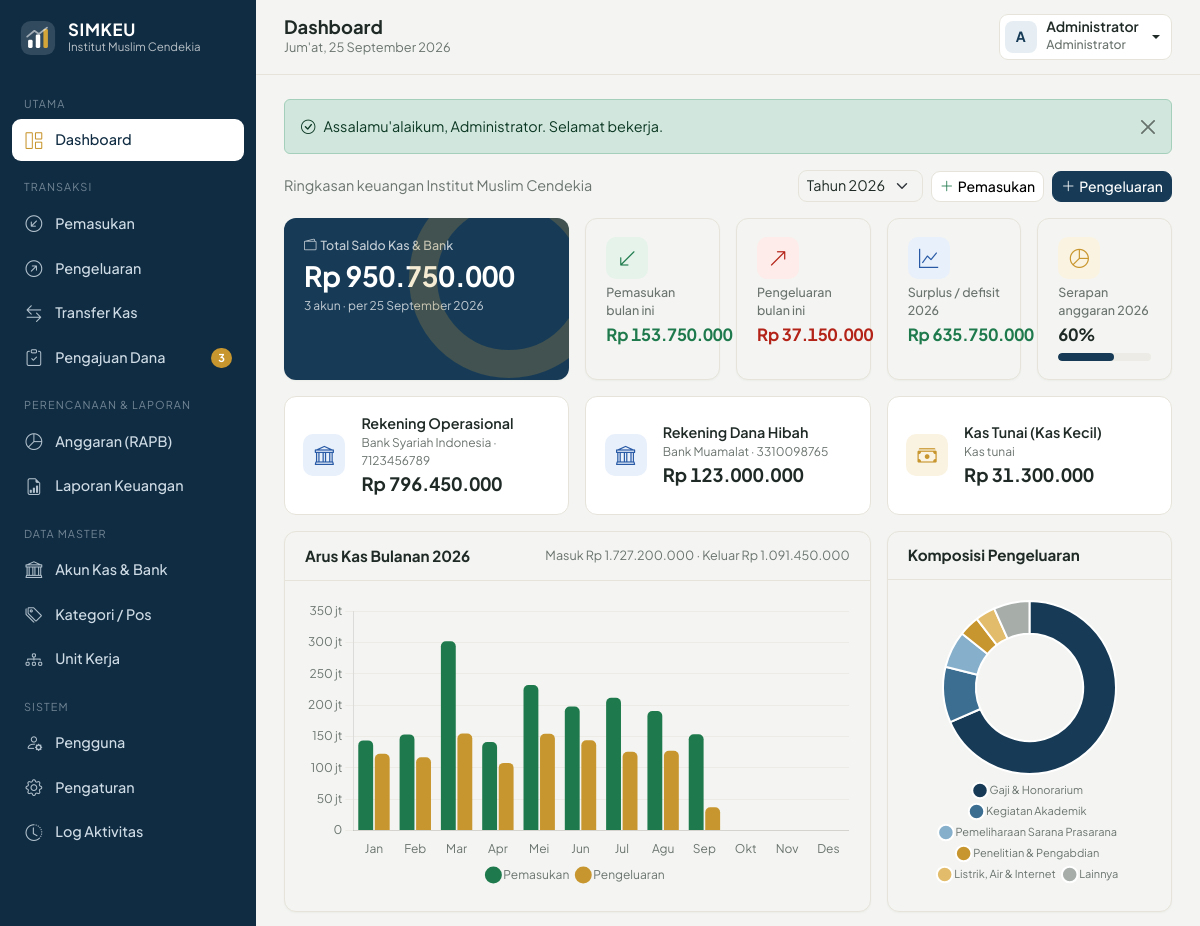
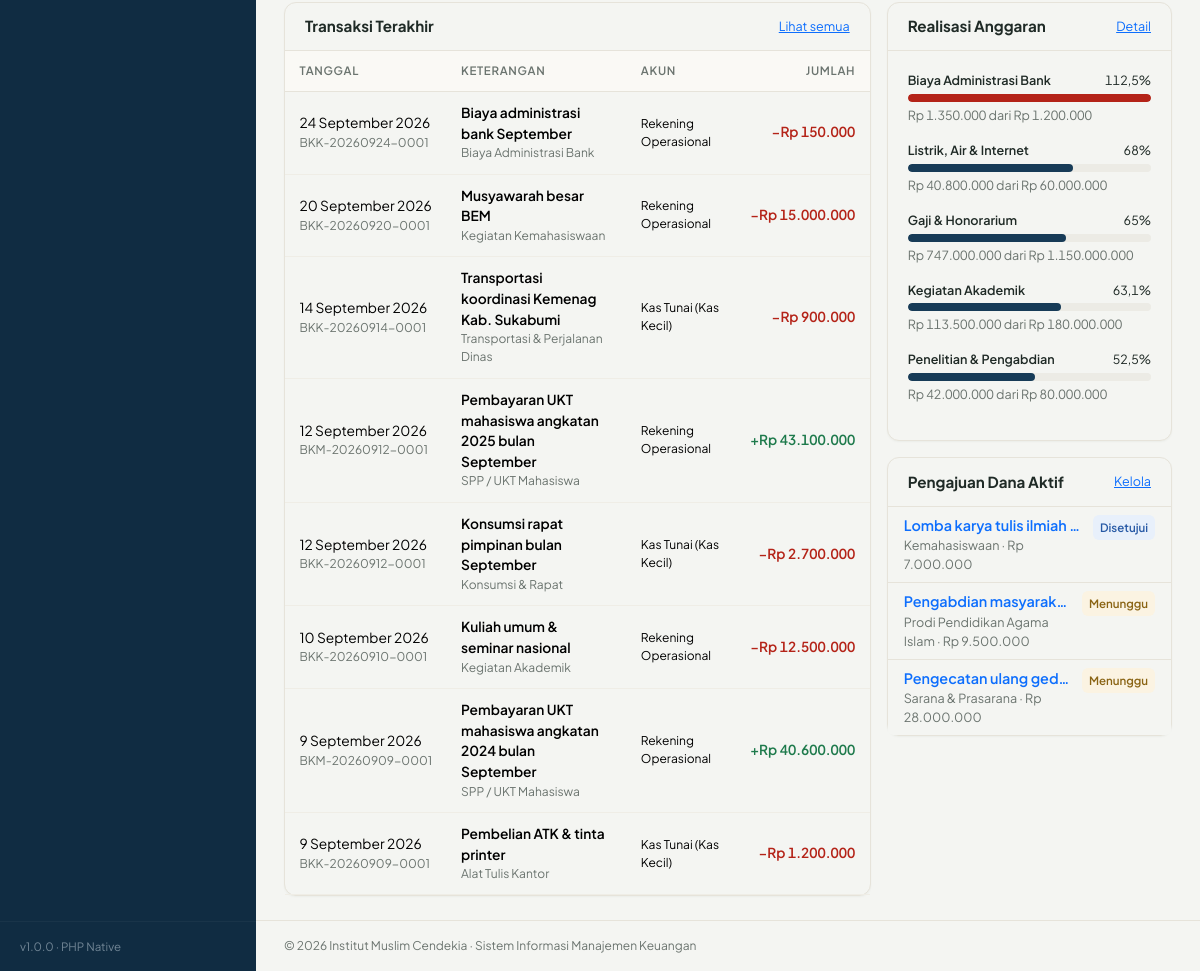
Page /index.php?page=dashboard (signed in) on the committed database (2 pictures, top to bottom).
### tables this page shows
CREATE TABLE akun_kas (
    id INT AUTO_INCREMENT PRIMARY KEY,
    kode VARCHAR(10) NOT NULL UNIQUE,
    nama VARCHAR(100) NOT NULL,
    jenis ENUM('kas','bank') NOT NULL DEFAULT 'kas',
    nama_bank VARCHAR(100) NULL,
    no_rekening VARCHAR(50) NULL,
    atas_nama VARCHAR(100) NULL,
    saldo_awal DECIMAL(15,2) NOT NULL DEFAULT 0,
    aktif TINYINT(1) NOT NULL DEFAULT 1
);

CREATE TABLE transaksi (
    id INT AUTO_INCREMENT PRIMARY KEY,
    no_transaksi VARCHAR(30) NOT NULL UNIQUE,
    tanggal DATE NOT NULL,
    tipe ENUM('masuk','keluar','transfer') NOT NULL,
    akun_id INT NOT NULL,
    akun_tujuan_id INT NULL,
    kategori_id INT NULL,
    unit_id INT NULL,
    jumlah DECIMAL(15,2) NOT NULL,
    pihak VARCHAR(150) NULL COMMENT 'Diterima dari / dibayarkan kepada',
    keterangan VARCHAR(255) NOT NULL,
    no_referensi VARCHAR(50) NULL,
    bukti VARCHAR(255) NULL,
    user_id INT NULL,
    created_at TIMESTAMP DEFAULT CURRENT_TIMESTAMP,
    updated_at TIMESTAMP NULL DEFAULT NULL ON UPDATE CURRENT_TIMESTAMP,
    INDEX idx_tanggal (tanggal),
    INDEX idx_tipe (tipe),
    CONSTRAINT fk_trx_akun FOREIGN KEY (akun_id) REFERENCES akun_kas(id),
    CONSTRAINT fk_trx_akun_tujuan FOREIGN KEY (akun_tujuan_id) REFERENCES akun_kas(id),
    CONSTRAINT fk_trx_kategori FOREIGN KEY (kategori_id) REFERENCES kategori(id),
    CONSTRAINT fk_trx_unit FOREIGN KEY (unit_id) REFERENCES unit(id) ON DELETE SET NULL,
    CONSTRAINT fk_trx_user FOREIGN KEY (user_id) REFERENCES users(id) ON DELETE SET NULL
);

CREATE TABLE kategori (
    id INT AUTO_INCREMENT PRIMARY KEY,
    kode VARCHAR(10) NOT NULL UNIQUE,
    nama VARCHAR(100) NOT NULL,
    tipe ENUM('masuk','keluar') NOT NULL,
    keterangan VARCHAR(255) NULL,
    aktif TINYINT(1) NOT NULL DEFAULT 1
);

CREATE TABLE pengajuan (
    id INT AUTO_INCREMENT PRIMARY KEY,
    no_pengajuan VARCHAR(30) NOT NULL UNIQUE,
    tanggal DATE NOT NULL,
    unit_id INT NOT NULL,
    kategori_id INT NOT NULL,
    judul VARCHAR(150) NOT NULL,
    rincian TEXT NULL,
    jumlah DECIMAL(15,2) NOT NULL,
    jumlah_disetujui DECIMAL(15,2) NULL,
    status ENUM('diajukan','disetujui','ditolak','dicairkan') NOT NULL DEFAULT 'diajukan',
    catatan VARCHAR(255) NULL,
    user_id INT NULL,
    diputuskan_oleh INT NULL,
    tgl_keputusan DATETIME NULL,
    transaksi_id INT NULL,
    created_at TIMESTAMP DEFAULT CURRENT_TIMESTAMP,
    INDEX idx_status (status),
    CONSTRAINT fk_pgj_unit FOREIGN KEY (unit_id) REFERENCES unit(id),
    CONSTRAINT fk_pgj_kategori FOREIGN KEY (kategori_id) REFERENCES kategori(id),
    CONSTRAINT fk_pgj_user FOREIGN KEY (user_id) REFERENCES users(id) ON DELETE SET NULL,
    CONSTRAINT fk_pgj_pemutus FOREIGN KEY (diputuskan_oleh) REFERENCES users(id) ON DELETE SET NULL,
    CONSTRAINT fk_pgj_trx FOREIGN KEY (transaksi_id) REFERENCES transaksi(id) ON DELETE SET NULL
);

CREATE TABLE unit (
    id INT AUTO_INCREMENT PRIMARY KEY,
    kode VARCHAR(10) NOT NULL UNIQUE,
    nama VARCHAR(100) NOT NULL,
    penanggung_jawab VARCHAR(100) NULL,
    aktif TINYINT(1) NOT NULL DEFAULT 1
);

### modules/dashboard.php (the view, shortened to what the rows shown need)
<?php
$pdo = db();
$tahun = (int)($_GET['tahun'] ?? date('Y'));
$saldo = saldo_akun();
$st = $pdo->prepare("SELECT
    COALESCE(SUM(CASE WHEN tipe='masuk' THEN jumlah END),0) masuk,
    COALESCE(SUM(CASE WHEN tipe='keluar' THEN jumlah END),0) keluar
    FROM transaksi WHERE YEAR(tanggal) = ?");
$st->execute([$tahun]);
$thn = $st->fetch();
$bulanMasuk = array_fill(1, 12, 0);
$bulanKeluar = array_fill(1, 12, 0);
$st = $pdo->prepare("SELECT MONTH(tanggal) b, tipe, SUM(jumlah) t FROM transaksi WHERE YEAR(tanggal) = ? AND tipe IN ('masuk','keluar') GROUP BY MONTH(tanggal), tipe");
$st->execute([$tahun]);
foreach ($st as $r) {
    if ($r['tipe'] === 'masuk') $bulanMasuk[(int)$r['b']] = (float)$r['t'];
    else $bulanKeluar[(int)$r['b']] = (float)$r['t'];
}
$st = $pdo->prepare("SELECT k.nama, SUM(t.jumlah) t FROM transaksi t JOIN kategori k ON k.id = t.kategori_id
    WHERE t.tipe = 'keluar' AND YEAR(t.tanggal) = ? GROUP BY k.id ORDER BY t DESC");
$st->execute([$tahun]);
$perKategori = $st->fetchAll();
if (count($perKategori) > 6) {
    $lain = array_sum(array_column(array_slice($perKategori, 5), 't'));
    $perKategori = array_slice($perKategori, 0, 5);
    $perKategori[] = ['nama' => 'Lainnya', 't' => $lain];
}
$terakhir = $pdo->query("SELECT t.*, k.nama kategori, a.nama akun, at.nama akun_tujuan
    FROM transaksi t JOIN akun_kas a ON a.id = t.akun_id LEFT JOIN akun_kas at ON at.id = t.akun_tujuan_id LEFT JOIN kategori k ON k.id = t.kategori_id
    ORDER BY t.tanggal DESC, t.id DESC LIMIT 8")->fetchAll();
$menunggu = $pdo->query("SELECT p.*, u.nama unit FROM pengajuan p JOIN unit u ON u.id = p.unit_id WHERE p.status IN ('diajukan','disetujui') ORDER BY p.tanggal LIMIT 5")->fetchAll();
$labels = array_map(fn($m) => nama_bulan($m, true), range(1, 12));
require ROOT_PATH . '/includes/header.php';
?>
<div class="row g-3 mb-3">
    <?php foreach ($saldo as $a): if (!$a['aktif'] && abs($a['saldo']) < 1) continue; ?>
        <div class="col-md-4">
            <div class="akun-card d-flex gap-3 align-items-center">
                <div class="stat-icon <?= $a['jenis'] === 'bank' ? 'ic-blue' : 'ic-gold' ?>"><i class="bi bi-<?= $a['jenis'] === 'bank' ? 'bank' : 'cash-stack' ?>"></i></div>
                <div class="min-w-0">
                    <div class="fw-semibold text-truncate"><?= e($a['nama']) ?></div>
                    <div class="akun-meta"><?= $a['jenis'] === 'bank' ? e($a['nama_bank'] . ' · ' . $a['no_rekening']) : 'Kas tunai' ?></div>
                    <div class="akun-saldo"><?= rupiah($a['saldo']) ?></div>
                </div>
            </div>
        </div>
    <?php endforeach; ?>
</div>
<div class="row g-3 mb-3">
    <div class="col-lg-8">
        <div class="card h-100">
            <div class="card-header"><h2>Arus Kas Bulanan <?= $tahun ?></h2><span class="ms-auto small text-muted">Masuk <?= rupiah($thn['masuk']) ?> &middot; Keluar <?= rupiah($thn['keluar']) ?></span></div>
        </div>
    </div>
    <div class="col-lg-4">
        <div class="card h-100">
            <div class="card-header"><h2>Komposisi Pengeluaran</h2></div>
        </div>
    </div>
</div>
<div class="row g-3">
    <div class="col-lg-8">
        <div class="card h-100">
            <div class="card-header"><h2>Transaksi Terakhir</h2><a href="<?= url('laporan', ['tab' => 'jurnal']) ?>" class="ms-auto small">Lihat semua</a></div>
            <div class="table-responsive"><table class="table table-hover">
                <thead><tr><th>Tanggal</th><th>Keterangan</th><th>Akun</th><th class="text-end">Jumlah</th></tr></thead>
                <tbody>
                <?php foreach ($terakhir as $t): ?>
                    <tr>
                        <td class="text-nowrap"><?= tgl_indo($t['tanggal']) ?><div class="small text-muted"><?= e($t['no_transaksi']) ?></div></td>
                        <td><div class="fw-semibold"><?= e($t['keterangan']) ?></div><div class="small text-muted"><?= e($t['kategori'] ?? 'Transfer antar akun') ?></div></td>
                        <td class="small"><?= e($t['akun']) ?><?= $t['tipe'] === 'transfer' ? ' <i class="bi bi-arrow-right"></i> ' . e($t['akun_tujuan']) : '' ?></td>
                        <td class="text-end num fw-semibold text-nowrap <?= $t['tipe'] === 'masuk' ? 'text-in' : ($t['tipe'] === 'keluar' ? 'text-out' : '') ?>">
                            <?= $t['tipe'] === 'masuk' ? '+' : ($t['tipe'] === 'keluar' ? '&minus;' : '') ?><?= rupiah($t['jumlah']) ?>
                        </td>
                    </tr>
                <?php endforeach; if (!$terakhir): ?>
                    <tr><td colspan="4"><div class="empty-state"><i class="bi bi-inbox"></i>Belum ada transaksi.</div></td></tr>
                <?php endif; ?>
                </tbody>
            </table></div>
        </div>
    </div>
    <div class="col-lg-4 d-flex flex-column gap-3">
        <div class="card">
            <div class="card-header"><h2>Realisasi Anggaran</h2><a href="<?= url('anggaran', ['tahun' => $tahun]) ?>" class="ms-auto small">Detail</a></div>
        </div>
        <div class="card">
            <div class="card-header"><h2>Pengajuan Dana Aktif</h2><a href="<?= url('pengajuan') ?>" class="ms-auto small">Kelola</a></div>
            <ul class="list-group list-group-flush">
                <?php foreach ($menunggu as $p): ?>
                    <li class="list-group-item d-flex gap-2 align-items-start py-2">
                        <div class="flex-grow-1 min-w-0">
                            <a href="<?= url('pengajuan', ['id' => $p['id']]) ?>" class="fw-semibold d-block text-truncate text-decoration-none"><?= e($p['judul']) ?></a>
                            <div class="small text-muted"><?= e($p['unit']) ?> &middot; <?= rupiah($p['jumlah_disetujui'] ?? $p['jumlah']) ?></div>
                        </div>
                        <?= status_badge($p['status']) ?>
                    </li>
                <?php endforeach; if (!$menunggu): ?>
                    <li class="list-group-item text-muted small py-3 text-center">Tidak ada pengajuan yang menunggu.</li>
                <?php endif; ?>
            </ul>
        </div>
    </div>
</div>
<?php
$pageScript = '<script>
document.addEventListener("DOMContentLoaded", function () {
    Chart.defaults.font.family = "Plus Jakarta Sans, sans-serif";
    Chart.defaults.color = "#6B746F";
    var fmt = function (v) { return v >= 1e6 ? (v/1e6).toLocaleString("id-ID") + " jt" : v >= 1e3 ? (v/1e3).toLocaleString("id-ID") + " rb" : v; };
    new Chart(document.getElementById("chartBulanan"), {
        type: "bar",
        data: { labels: ' . json_encode($labels) . ',
            datasets: [
                { label: "Pemasukan", data: ' . json_encode(array_values($bulanMasuk)) . ', backgroundColor: "#1E7A4C", borderRadius: 5, maxBarThickness: 20 },
                { label: "Pengeluaran", data: ' . json_encode(array_values($bulanKeluar)) . ', backgroundColor: "#C8962E", borderRadius: 5, maxBarThickness: 20 }
            ] },
        options: { maintainAspectRatio: false, plugins: { legend: { position: "bottom", labels: { usePointStyle: true, boxWidth: 8 } },
            tooltip: { callbacks: { label: function (c) { return c.dataset.label + ": " + rupiah(c.raw); } } } },
            scales: { y: { ticks: { callback: fmt }, grid: { color: "#ECEBE5" } }, x: { grid: { display: false } } } }
    });
    var ck = document.getElementById("chartKategori");
    if (ck) new Chart(ck, {
        type: "doughnut",
        data: { labels: ' . json_encode(array_column($perKategori, 'nama')) . ',
            datasets: [{ data: ' . json_encode(array_map('floatval', array_column($perKategori, 't'))) . ', backgroundColor: ["#173B57","#3C6E91","#86AFCB","#C8962E","#E2BC6A","#A7ADA9"], borderWidth: 2, borderColor: "#fff" }] },
        options: { maintainAspectRatio: false, cutout: "62%", plugins: { legend: { position: "bottom", labels: { usePointStyle: true, boxWidth: 8, font: { size: 11 } } },
            tooltip: { callbacks: { label: function (c) { return c.label + ": " + rupiah(c.raw); } } } } }
    });
});
</script>';
require ROOT_PATH . '/includes/footer.php';

### includes/functions.php (shortened to what the rows shown need)
<?php
function e($s): string
{
    return htmlspecialchars((string)($s ?? ''), ENT_QUOTES, 'UTF-8');
}
function url(string $page = '', array $params = []): string
{
    if ($page === '') $page = is_login() ? home_page() : 'dashboard';
    $q = array_merge(['page' => $page], $params);
    return BASE_URL . '/index.php?' . http_build_query($q);
}
function user(?string $key = null)
{
    $u = $_SESSION['user'] ?? null;
    return $u[$key] ?? null;
}
function is_login(): bool
{
    return !empty($_SESSION['user']);
}
function can(string $perm): bool
{
    $map = [
        'dashboard'         => ['admin', 'bendahara', 'pimpinan'],
        'transaksi.view'    => ['admin', 'bendahara', 'pimpinan'],
        'transaksi.write'   => ['admin', 'bendahara'],
        'transaksi.delete'  => ['admin'],
        'master'            => ['admin', 'bendahara'],
        'laporan'           => ['admin', 'bendahara', 'pimpinan'],
        'pengajuan.view'    => ['admin', 'bendahara', 'pimpinan', 'staf'],
        'pengajuan.create'  => ['admin', 'bendahara', 'staf'],
        'pengajuan.approve' => ['admin', 'pimpinan'],
        'pengajuan.cair'    => ['admin', 'bendahara'],
        'system'            => ['admin'],
    ];
    return in_array(user('role'), $map[$perm] ?? [], true);
}
function home_page(): string
{
    return can('dashboard') ? 'dashboard' : 'pengajuan';
}
function rupiah($n, bool $prefix = true): string
{
    return ($prefix ? 'Rp ' : '') . number_format((float)$n, 0, ',', '.');
}
function tgl_indo(?string $date, bool $withDay = false): string
{
    $bulan = [1 => 'Januari', 'Februari', 'Maret', 'April', 'Mei', 'Juni', 'Juli', 'Agustus', 'September', 'Oktober', 'November', 'Desember'];
    $hari  = ['Minggu', 'Senin', 'Selasa', 'Rabu', 'Kamis', "Jum'at", 'Sabtu'];
    $ts = strtotime($date);
    $s = date('j', $ts) . ' ' . $bulan[(int)date('n', $ts)] . ' ' . date('Y', $ts);
    return $withDay ? $hari[(int)date('w', $ts)] . ', ' . $s : $s;
}
function nama_bulan(int $m, bool $short = false): string
{
    $b = [1 => 'Januari', 'Februari', 'Maret', 'April', 'Mei', 'Juni', 'Juli', 'Agustus', 'September', 'Oktober', 'November', 'Desember'];
    return $short ? substr($b[$m], 0, 3) : $b[$m];
}
function status_pengajuan_list(): array
{
    return [
        'diajukan'  => ['Menunggu', 'bs-gold'],
        'disetujui' => ['Disetujui', 'bs-blue'],
        'ditolak'   => ['Ditolak', 'bs-red'],
        'dicairkan' => ['Dicairkan', 'bs-green'],
    ];
}
function status_badge(string $s): string
{
    $l = status_pengajuan_list()[$s] ?? [$s, 'bs-gray'];
    return '<span class="badge-soft ' . $l[1] . '">' . e($l[0]) . '</span>';
}
function saldo_akun(?string $sampai = null, int $excludeId = 0): array
{
    $w = ' AND id <> ' . (int)$excludeId;
    $p = [];
    $sql = "SELECT a.*,
        COALESCE((SELECT SUM(jumlah) FROM transaksi WHERE tipe='masuk'    AND akun_id = a.id $w),0) AS masuk,
        COALESCE((SELECT SUM(jumlah) FROM transaksi WHERE tipe='keluar'   AND akun_id = a.id $w),0) AS keluar,
        COALESCE((SELECT SUM(jumlah) FROM transaksi WHERE tipe='transfer' AND akun_tujuan_id = a.id $w),0) AS trf_masuk,
        COALESCE((SELECT SUM(jumlah) FROM transaksi WHERE tipe='transfer' AND akun_id = a.id $w),0) AS trf_keluar
        FROM akun_kas a ORDER BY a.kode";
    $st = db()->prepare($sql);
    $st->execute($p);
    $out = [];
    foreach ($st->fetchAll() as $r) {
        $r['saldo'] = $r['saldo_awal'] + $r['masuk'] + $r['trf_masuk'] - $r['keluar'] - $r['trf_keluar'];
        $out[$r['id']] = $r;
    }
    return $out;
}

### rows in the picture
akun_kas: nama "Rekening Operasional", nama_bank+no_rekening "Bank Syariah Indonesia · 7123456789", saldo "Rp 796.450.000"
akun_kas: nama "Rekening Dana Hibah", nama_bank+no_rekening "Bank Muamalat · 3310098765", saldo "Rp 123.000.000"
akun_kas: nama "Kas Tunai (Kas Kecil)", jenis "Kas tunai", saldo "Rp 31.300.000"
transaksi: tanggal "24 September 2026", no_transaksi "BKK-20260924-0001", keterangan "Biaya administrasi bank September", kategori.nama "Biaya Administrasi Bank", akun.nama "Rekening Operasional", jumlah "Rp 150.000"
transaksi: tanggal "20 September 2026", no_transaksi "BKK-20260920-0001", keterangan "Musyawarah besar BEM", kategori.nama "Kegiatan Kemahasiswaan", akun.nama "Rekening Operasional", jumlah "Rp 15.000.000"
transaksi: tanggal "14 September 2026", no_transaksi "BKK-20260914-0001", keterangan "Transportasi koordinasi Kemenag Kab. Sukabumi", kategori.nama "Transportasi & Perjalanan Dinas", akun.nama "Kas Tunai (Kas Kecil)", jumlah "Rp 900.000"
transaksi: tanggal "12 September 2026", no_transaksi "BKM-20260912-0001", keterangan "Pembayaran UKT mahasiswa angkatan 2025 bulan September", kategori.nama "SPP / UKT Mahasiswa", akun.nama "Rekening Operasional", jumlah "Rp 43.100.000"
transaksi: tanggal "12 September 2026", no_transaksi "BKK-20260912-0001", keterangan "Konsumsi rapat pimpinan bulan September", kategori.nama "Konsumsi & Rapat", akun.nama "Kas Tunai (Kas Kecil)", jumlah "Rp 2.700.000"
transaksi: tanggal "10 September 2026", no_transaksi "BKK-20260910-0001", keterangan "Kuliah umum & seminar nasional", kategori.nama "Kegiatan Akademik", akun.nama "Rekening Operasional", jumlah "Rp 12.500.000"
transaksi: tanggal "9 September 2026", no_transaksi "BKM-20260909-0001", keterangan "Pembayaran UKT mahasiswa angkatan 2024 bulan September", kategori.nama "SPP / UKT Mahasiswa", akun.nama "Rekening Operasional", jumlah "Rp 40.600.000"
transaksi: tanggal "9 September 2026", no_transaksi "BKK-20260909-0001", keterangan "Pembelian ATK & tinta printer", kategori.nama "Alat Tulis Kantor", akun.nama "Kas Tunai (Kas Kecil)", jumlah "Rp 1.200.000"
pengajuan: judul "Lomba karya tulis ilmiah…", unit.nama "Kemahasiswaan", jumlah_disetujui "Rp 7.000.000", status "Disetujui"
pengajuan: judul "Pengabdian masyarak…", unit.nama "Prodi Pendidikan Agama Islam", rupiah($p['jumlah_disetujui'] ?? $p['jumlah']) "Rp 9.500.000", status "Menunggu"
pengajuan: judul "Pengecatan ulang ged…", unit.nama "Sarana & Prasarana", rupiah($p['jumlah_disetujui'] ?? $p['jumlah']) "Rp 28.000.000", status "Menunggu"

### other values in the picture
APP_NAME "SIMKEU"
setting('nama_lembaga', APP_DESC) "Institut Muslim Cendekia"
$m['header'] "UTAMA"
$m['label'] "Dashboard"
$m['header'] "TRANSAKSI"
$m['label'] "Pemasukan"
$m['label'] "Pengeluaran"
$m['label'] "Transfer Kas"
$m['label'] "Pengajuan Dana"
$m['header'] "PERENCANAAN & LAPORAN"
$m['label'] "Anggaran (RAPB)"
$m['label'] "Laporan Keuangan"
$m['header'] "DATA MASTER"
$m['label'] "Akun Kas & Bank"
$m['label'] "Kategori / Pos"
